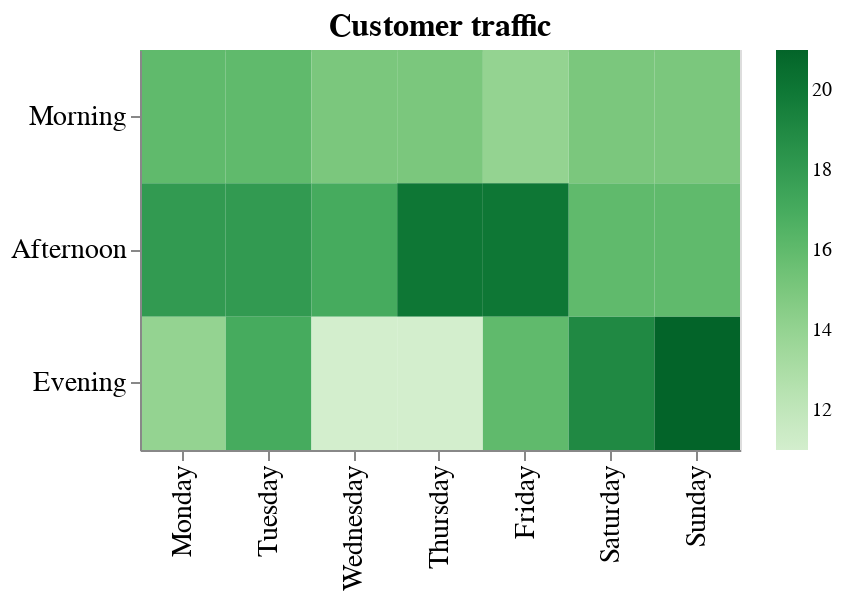

This figure's notebook cell:
### Code cell
# Same plot as above, using `transform_filter`

plot_2_transform = (alt
 .Chart(new_df)
 .mark_rect()
 .encode(
     alt.X('Day_of_week:N', title=None, sort=days),
     alt.Y('Time_of_day:N', title=None, sort=times),
     alt.Color('count(Invoice ID):Q', title=None, scale=alt.Scale(scheme='greens')),
     tooltip=[alt.Tooltip('Day_of_week', title = 'Day of the week'), 
              alt.Tooltip('Time_of_day', title = "Time of the day"), 
              alt.Tooltip('count(Invoice ID):Q', title = 'No. of transactions')])
 .transform_filter(alt.FieldEqualPredicate(field='Branch', equal='A'))
 .configure_axis(labelFontSize=14, titleFontSize=14)
 .configure_title(fontSize=16)
 .properties(width=300, height=200, title='Customer traffic')
)

plot_2_transform

### Figure 1 — Vega-Lite specification as saved in the notebook (floating-point values rounded to 4 significant figures; data arrays with more than 128 entries replaced by an {"elided": "..."} marker saying what was removed)
{"$schema": "https://vega.github.io/schema/vega-lite/v3.4.0.json", "config": {"axis": {"labelFontSize": 14, "titleFontSize": 14}, "mark": {"tooltip": null}, "title": {"fontSize": 16}, "view": {"height": 300, "width": 400}}, "data": {"name": "data-951c379322c133f0d1db14ecb82b3366"}, "datasets": {"data-951c379322c133f0d1db14ecb82b3366": {"elided": "1000 records"}}, "encoding": {"color": {"aggregate": "count", "field": "Invoice ID", "scale": {"scheme": "greens"}, "title": null, "type": "quantitative"}, "tooltip": [{"field": "Day_of_week", "title": "Day of the week", "type": "nominal"}, {"field": "Time_of_day", "title": "Time of the day", "type": "nominal"}, {"aggregate": "count", "field": "Invoice ID", "title": "No. of transactions", "type": "quantitative"}], "x": {"field": "Day_of_week", "sort": ["Monday", "Tuesday", "Wednesday", "Thursday", "Friday", "Saturday", "Sunday"], "title": null, "type": "nominal"}, "y": {"field": "Time_of_day", "sort": ["Morning", "Afternoon", "Evening"], "title": null, "type": "nominal"}}, "height": 200, "mark": "rect", "title": "Customer traffic", "transform": [{"filter": {"equal": "A", "field": "Branch"}}], "width": 300}
